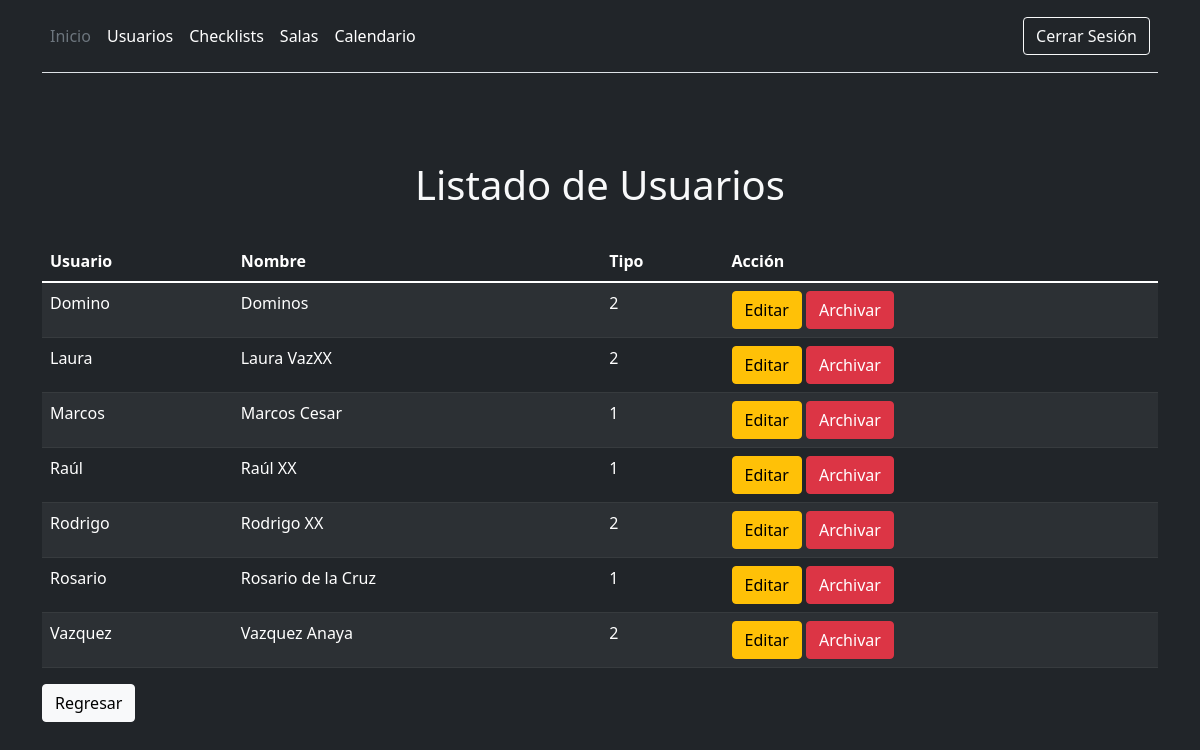
/listadoUsuarios.php (signed in), run on the app's committed database.
### tables this page shows
CREATE TABLE `user` (
  `usuario` char(25) NOT NULL,
  `nombreusuario` varchar(120) DEFAULT NULL,
  `contrasena` varchar(120) NOT NULL,
  `tipo` int(1) NOT NULL,
  `activo` tinyint(1) NOT NULL DEFAULT 1
);

### listadoUsuarios.php (the view, shortened to what this page needs)
<?php
require_once "./php/conexion.php";
?>
<!DOCTYPE html>
<html lang="es">
<head>
  <link href="https://cdn.jsdelivr.net/npm/bootstrap@5.1.3/dist/css/bootstrap.min.css" rel="stylesheet"
>
  <link rel="stylesheet" href="css/bienvenida.css">
</head>
<body>
    <header class="p-3 bg-dark text-white">
    <div class="container">
      <div class="d-flex flex-wrap align-items-center justify-content-center justify-content-lg-start">
        <ul class="nav col-12 col-lg-auto me-lg-auto mb-2 justify-content-center mb-md-0">
          <li><a href="menu_admin.php" class="nav-link px-2 text-secondary">Inicio</a></li>
          <li><a href="registroUsuario.php" class="nav-link px-2 text-white">Usuarios</a> </li>
          <li><a href="registroChecklist.php" class="nav-link px-2 text-white">Checklists</a></li>
          <li><a href="registroSala.php" class="nav-link px-2 text-white">Salas</a></li>
          <li><a href="semanal.php" class="nav-link px-2 text-white">Calendario</a></li>
        </ul>
        <div class="text-end">
          <button id="logoutButton" onclick="cerrarSesion()" type="button" class="btn btn-outline-light me-2">Cerrar
            Sesión</button>
        </div>
      </div>
      <div class="d-flex flex-column flex-md-row align-items-center pb-3 mb-4 border-bottom"></div>
    </div>
  </header>
  <div class="container mt-5">
    <div id="listaSalas" class="mt-5">
      <h1 align="center">Listado de Usuarios</h1>
      <br>
      <?php
      $sql = 'SELECT usuario,nombreusuario,tipo FROM user';
      $resul = $conexion->query($sql);
      ?>
      <table class="table table-dark table-striped">
        <thead>
          <tr>
            <th scope="col">Usuario</th>
            <th scope="col">Nombre</th>
            <th scope="col">Tipo</th>
            <th scope="col">Acción</th>
          </tr>
        </thead>
        <tbody>
          <?php
          while ($row = $resul->fetch(PDO::FETCH_ASSOC)) {
          ?>
            <tr>
              <td> <?php echo $row["usuario"] ?> </td>
              <td> <?php echo $row["nombreusuario"] ?></td>
              <td> <?php echo $row["tipo"] ?></td>
              <td><button type="submit" class="btn btn-warning">Editar</a></button>
                <a href="./php/eliminar_usuario.php"></a><button type="submit"
                  class="btn btn-danger">Archivar</button>
              </td>
            </tr>
          <?php
          }
          ?>
        </tbody>
      </table>
    </div>
  </div>
  <div class="container mt-3">
    <a href="registroUsuario.php"><button type="submit" class="btn btn-light">Regresar</button></a>
  </div>
</body>
</html>

### css/bienvenida.css (style rules this page uses)
body { background-color: #212529; color: #f8f9fa; }

### data on the page
user: usuario "Domino", nombreusuario "Dominos", tipo "2"
user: usuario "Laura", nombreusuario "Laura VazXX", tipo "2"
user: usuario "Marcos", nombreusuario "Marcos Cesar", tipo "1"
user: usuario "Raúl", nombreusuario "Raúl XX", tipo "1"
user: usuario "Rodrigo", nombreusuario "Rodrigo XX", tipo "2"
user: usuario "Rosario", nombreusuario "Rosario de la Cruz", tipo "1"
user: usuario "Vazquez", nombreusuario "Vazquez Anaya", tipo "2"
